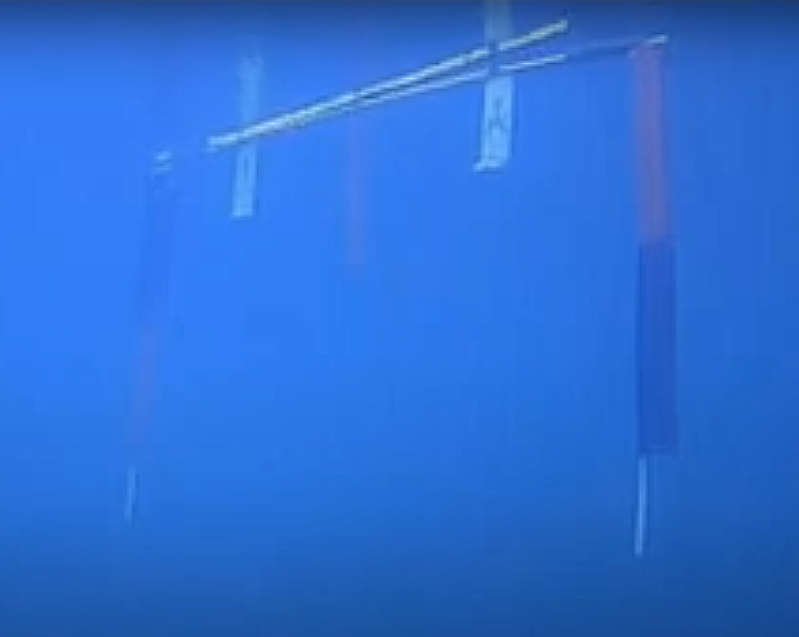
#> input picture gate1.png, 799 x 637 px, given in place of the camera
$ jupyter execute --allow-errors DragonVision_2023.ipynb   (older library calls are emulated)   (text cells are left out)
#> lines starting #> are read from the running program, lines starting #| are printed output that depends on the picture; after the words box and inside, x2 and y2 are one past the last pixel; in counts of white or black regions, pixels touching at a corner belong together; pictures that were not available may be replaced by others from this repository, and a replacement may not be noted
[cell 1]
# [5 lines of commented-out code are left out]
import numpy as np
import cv2
import math
import time

#[+------:
import sys

bgrRed= (0, 0, 255)
bgrGreen= (0, 255, 0)
bgrBlue= (255, 0, 0)
bgrCyan= (200, 200, 50)
bgrMagenta= (150, 40, 200)
bgrYellow= (75, 200, 255)
bgrOrange= (100, 100, 255)

[cell 2]
def stackImages(scale, imgArray):
    rows = len(imgArray)
    cols = len(imgArray[0])
    rowsAvailable = isinstance(imgArray[0], list)
    width =imgArray[0][0].shape[1]
    height = imgArray[0][0].shape[0]
    if rowsAvailable:
        for x in range (0, rows):
            for y in range(0, cols):
                if imgArray[x][y].shape[:2] == imgArray[0][0].shape[:2]:
                    imgArray[x][y] = cv2.resize(imgArray[x][y], (0,0), None, scale, scale)
                else:
                    imgArray[x][y] = cv2.resize(imgArray[x][y], (imgArray[0][0].shape[1], imgArray[0][0].shape[0]), None, scale, scale)
                if len(imgArray[x][y].shape) == 2: imgArray[x][y] = cv2.cvtColor(imgArray[x][y], cv2.COLOR_GRAY2BGR)
        imageBlank = np.zeros((height, width, 3), np.uint8)
        hor = [imageBlank]*rows
        hor_con = [imageBlank] *rows
        for x in range (0,rows):
            hor[x] = np.hstack(imgArray[x])
        ver = np.vstack(hor)
    else:
        for x in range(0,rows):
            if imgArray[x].shape[:2] == imgArray[0].shape[:2]:
                imgArray[x] = cv2.resize(imgArray[x], (0,0), None, scale, scale)
            else:
                imgArray[x] = cv2.resize(imgArray[x], (imgArray[0].shape[1], imgArray[0].shape[0]), None, scale, scale)
            if len(imgArray[x].shape) == 2: imgArray[x] = cv2.cvtColor(imgArray[x], cv2.COLOR_GRAY2BGR)
        hor = np.hstack(imgArray)
        ver = hor
    return ver

[cell 3]
current_yaw = 0
cv_image = 0
YAW_VARIANCE = .017

# [+]- Access the camera, the int parameter determines which camera you are using, may have to change in depending on what computer you run on
camNum= 2 #0,1,or 2
video_capture = cv2.VideoCapture(camNum)


#[+]- Each iteration of this loop processes a frame that is captured by the camera by applying a series of filters. Each filter is in intermediate step, the final image is the one which we annotate and extract information from.
while(True):
    # Capture the frames
    ret, frame = video_capture.read()
#> frame is the input picture: shape (637, 799, 3); mean B, G, R 212.9, 110.1, 43.9
    final = frame

    # change from bgr values to hsv values
    hsv = cv2.cvtColor(frame, cv2.COLOR_BGR2HSV)
#> hsv: shape (637, 799, 3); mean H, S, V 108.3, 202.7, 212.9

    # color bounds of color to be filtered out [+] correction: colors to be NOT filtered out
    # lower_color_bounds = np.array([0, 200, 0])
    # upper_color_bounds = np.array([255, 255, 255])
    lower_color_bounds = np.array([0, 100, 20])
    upper_color_bounds = np.array([30, 255, 255])


    # [+]- Filter 1: threshold shows in black the pixels being filtered out [+: show only the colors that are between the two bounds)
    threshold = cv2.inRange(hsv, lower_color_bounds, upper_color_bounds)
#> threshold: shape (637, 799); every value is 0

    #[+]- Filter 2:  erode to remove noise
    kernel = np.ones((10, 10), np.uint8)
    erode = cv2.erode(threshold, kernel)

    # get the contours, Each individual contour is a Numpy array of (x,y) coordinates of boundary points of the object
    contours = cv2.findContours(erode, cv2.RETR_EXTERNAL, cv2.CHAIN_APPROX_NONE)[0]
#> contours = []

    # create bounding boxes, creates an array of contour areas so that we can know which is th ebiggest
    contour_areas = [cv2.contourArea(x) for x in contours]
#> contour_areas = []

    # get the areas of each contour, returns a list of indeces for contour areas array
    contour_indexes = np.argsort(contour_areas)
#> contour_indexes = empty array

    # sort the indexes of the largest areas
    for i in contour_indexes[-2:]:  # only look at the two largest contours
        (x,y,w,h) = cv2.boundingRect(contours[i])  # get the location/dimensions of a bounding box for the contour: x,y=coordinates, w,h=dims
        cv2.rectangle(final, pt1=(x,y), pt2=(x+w,y+h), color=(255,0,0), thickness=5)  # draw the bounding box on the image

        # for visibility, we will place a background fill on the contour label
        text = "gatepost"
        text_size, _ = cv2.getTextSize(text, cv2.FONT_HERSHEY_PLAIN, 1, 1)
        text_w, text_h = text_size
        cv2.rectangle(final, pt1=(x, y), pt2=(x + text_w, y - 2*text_h), color=(255, 0, 0), thickness=-1)
        cv2.putText(final, "gatepost", org=(x, y-5), fontFace=cv2.FONT_HERSHEY_PLAIN, fontScale=1, color=(255, 255, 255), thickness=1)
#> this loop made 0 passes

    # [+]- Show each filter that is applied to the frame. Each filter is shown in a separate window
    # cv2.imshow('1 Gate: original frame',frame)
    cv2.imshow('2 Gate: threshold', threshold)
    cv2.imshow("3 Gate: eroded", erode)
    cv2.imshow("4 Gate: final", final)


    if cv2.waitKey(1) & 0xFF == ord('q'):
#> (key q is pressed here)
        break
cv2.destroyAllWindows()

[cell 4]
current_yaw = 0
cv_image = 0
YAW_VARIANCE = .017

# [+]- Access the camera, the int parameter determines which camera you are using, may have to change in depending on what computer you run on
video_capture = cv2.VideoCapture(1)
# video_capture = cv2.VideoCapture(1)
# video_capture = cv2.VideoCapture(2)

# # color bounds of color to be [NOT] filtered out, by default it filters out light colors so that it can identif
lower_value_bounds = np.array([0, 0, 0])
upper_value_bounds = np.array([255, 255, 45])


#[+:]-- -------------------------------------------------//
lower_value_bounds2 = np.array([0, 0, 0])
upper_value_bounds2 = np.array([255, 255, 80])
clk= 0
clkRate= 9
clkLim= clkRate*255
#-------------------------------------------------------//

dilateKernel = np.ones((5, 5), np.uint8)
erodeKernel = np.ones((10, 10), np.uint8)
erodeKernel2= np.ones((6, 6), np.uint8)
blurnel = (5, 5)


while(True):
    # Capture the frames
    ret, img_frame = video_capture.read()
    img_final = img_frame

    # change from bgr values to hsv values
    img_hsv = cv2.cvtColor(img_frame, cv2.COLOR_BGR2HSV)


    # threshold shows in black the pixels being filtered out
    img_threshold = cv2.inRange(img_hsv, lower_value_bounds, upper_value_bounds)

    #  [+:] -- Use this to find the ideal value range, which changes depending on the lighting ----------//
    tick= clk//clkRate
    # img_threshold = cv2.inRange(img_hsv, np.array([0, 0, 0]), np.array([255, 255, tick]))
    # cv2.putText(img_final, "[:+:] CLK: "+ str(tick), org=(10, 20), fontFace=cv2.FONT_HERSHEY_DUPLEX, fontScale=.7, color=(200, 150, 0), thickness=2)
    # clk+= 1
    # if clk>clkLim: clk=0
    #-----------------------------------------------------------------------------------------------------//

    # dilate to combine contours
    img_dilate = cv2.dilate(img_threshold, dilateKernel, iterations=3)

    # erode to remove noise
    img_erode = cv2.erode(img_dilate, erodeKernel, iterations=2)

    # blur to smooth edges so circle detection is easier
    img_blur = cv2.blur(img_erode, ksize= blurnel)

    # detect circles
    circles = cv2.HoughCircles(img_blur, cv2.HOUGH_GRADIENT, 1, 20,
                  param1=30,  # edge detection parameter
                  param2=30,  # accumulator threshold, or how circley the circles need to be to be recognized (higher=more circlely)
                  minRadius=0,
                  maxRadius=100)
#> circles = None

    # if a circle is identified
    if (type(circles)) is np.ndarray:
        # draw the circles
        circle_radii = [x[2] for x in circles[0]]  # get the radii of each contour
        circle_indexes = np.argsort(circle_radii)  # sort by largest radius
        for i in circle_indexes[-2:]:  # only contour at the largest circles
            circle = circles[0][i]  # get the largest circle
            cv2.circle(img_final, center=(int(circle[0]), int(circle[1])), radius=int(circle[2]), color=(100, 0, 255), thickness=2)  # draw the circle on the image
            # make the text centered
            # text = "police buoy"
            text = " --  -- "
            text_size, _ = cv2.getTextSize(text, cv2.FONT_HERSHEY_PLAIN, 1, 1)  # get the text size
            text_w, text_h = text_size  # get the text width/height
            cv2.putText(img_final, text, org=(int(circle[0])-text_w, int(circle[1])+(text_h//2)+8), fontFace=cv2.FONT_HERSHEY_PLAIN, fontScale=2, color=(100, 0, 255), thickness=2)


    #[:+:]===============================================================================================================================================[:+:]
    clkRate= 1
    #[+]-------- ----------------------------------------------------------------------------//
    img_threshold2 = cv2.inRange(img_hsv, np.array([0, 0, 0]), np.array([255, 255, 80]))
    cv2.putText(img_final, ("[:+:] CLK: "+ str(tick)), org=(10, 20), fontFace=cv2.FONT_HERSHEY_DUPLEX, fontScale=.7, color=(100, 255, 100), thickness=2)
    clk+= 1
    if clk>clkLim: clk=0
    #----------------------------------------------------------------------------------------//

    img_erode2 = cv2.erode(img_threshold2, erodeKernel2, iterations=1)

    dilateKernel2 = np.ones((5, 5), np.uint8)

    img_dilate2 = cv2.dilate(img_erode2, dilateKernel2, iterations=3)

    img_blur2 = cv2.blur(img_erode2, ksize=blurnel)

    circles2 = cv2.HoughCircles(img_blur2, cv2.HOUGH_GRADIENT, 1, 20,
                  param1=30,  # edge detection parameter
                  param2=30,  # accumulator threshold, or how circley the circles need to be to be recognized (higher=more circlely)
                  minRadius=0,
                  maxRadius=100)
#> circles2 = None

#[+:] --- Circle Array # 2 -----------------------------------------
    if (type(circles2)) is np.ndarray:
        circle_radii = [x[2] for x in circles2[0]]
        circle_indexes = np.argsort(circle_radii)
        for i in circle_indexes[-2:]:
            circle = circles2[0][i]
            cv2.circle(img_final, center=(int(circle[0]), int(circle[1])), radius=int(circle[2])+25, color=(200, 150, 0), thickness=2)
            text = "[:+:]"
            text_size, _ = cv2.getTextSize(text, cv2.FONT_HERSHEY_DUPLEX, 1, 1)
            text_w, text_h = text_size
            cv2.putText(img_final, text, org=(int(circle[0])-text_w, int(circle[1])+text_h), fontFace=cv2.FONT_HERSHEY_DUPLEX, fontScale=2, color=(200, 150, 0), thickness=2)
# [16 lines of commented-out code are left out]
    cv2.imshow('3 Buoy: threshold2', img_threshold2)
    cv2.imshow("4 Buoy: dilated2", img_dilate2)
    cv2.imshow("5 Buoy: eroded2", img_erode2)
    cv2.imshow("6 Buoy: blur2", img_blur2)
    #::-----------------------------------------------------:+]
    cv2.imshow("7 Buoy: final2", img_final)


    if cv2.waitKey(1) & 0xFF == ord('q'):
#> (key q is pressed here)
        break
cv2.destroyAllWindows()

[cell 5]
import numpy as np
import cv2

current_yaw = 0
cv_image = 0
YAW_VARIANCE = .017

# [+]- Access the camera, the int parameter determines which camera you are using, may have to change in depending on what computer you run on
video_capture = cv2.VideoCapture(0)
# video_capture = cv2.VideoCapture(1)
# video_capture = cv2.VideoCapture(2)

lower_value_bounds = np.array([0, 0, 0])
upper_value_bounds = np.array([255, 255, 75])

houghParam1=40
houghParam2=45
# houghParam1=15
# houghParam2=30

#[+:]-- -------------------------------------------------//
clk= 0
clkRate= 1
clkLim= clkRate*255
#-------------------------------------------------------//


kernel_sqr = np.ones((1,1), np.uint8)
kernel_3x1= np.ones((3,1), np.uint8)
kernel_1x3= np.ones((1,3), np.uint8)
blurnel = (2, 2)
while(True):
    ret, img_frame = video_capture.read()
    img_final = img_frame

    # [+:]--- Use this to find the ideal value range, which changes depending on the lighting ---------------------//
    tick= clk//clkRate + 1
    cv2.putText(img_final, "[:+:] CLK: "+ str(tick), org=(10, 20), fontFace=cv2.FONT_HERSHEY_DUPLEX, fontScale=.7, color=(200, 0, 255), thickness=2)
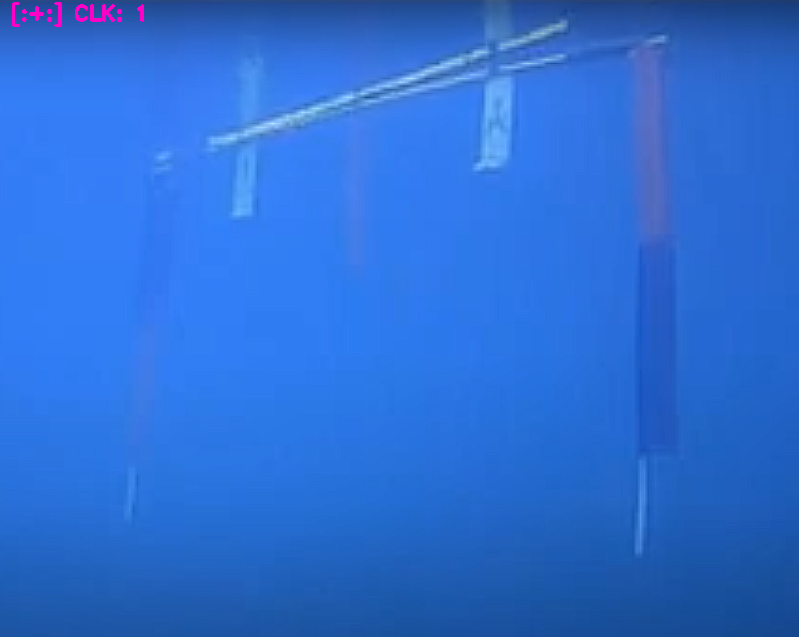
#> img_final: shape (637, 799, 3); mean B, G, R 213, 110, 44.3
    clk+= 1
    if clk>clkLim: clk=0
    #--------------------------------------------------------------------------------------------------------------//

    # #[::+::]======================Debug================|+|+|+|
    # clkRate= 1
    # upper_value_bounds = np.array([255, 255, 75])
    # # [\\+\\]===========================================|-|-|-|


    img_hsv = cv2.cvtColor(img_frame, cv2.COLOR_BGR2HSV)
#> img_hsv: shape (637, 799, 3); mean H, S, V 108.3, 202.8, 213.1
    img_threshold = cv2.inRange(img_hsv, lower_value_bounds, upper_value_bounds)
    img_dilate = cv2.dilate(img_threshold, kernel_1x3, iterations=4)
    img_erode = cv2.erode(img_dilate, kernel_1x3, iterations=4)
    img_blur = cv2.blur(img_erode, ksize= blurnel)

    circles = cv2.HoughCircles(img_blur, cv2.HOUGH_GRADIENT, 1, 20,
                  param1=houghParam1,  # edge detection parameter
                  param2=houghParam2,  # accumulator threshold, or how circley the circles need to be to be recognized (higher=more circlely)
                  minRadius=0,
                  maxRadius=100)

    if (type(circles)) is np.ndarray:
        circle_radii = [x[2] for x in circles[0]]
        circle_indexes = np.argsort(circle_radii)
        for i in circle_indexes[-2:]:
            circle = circles[0][i]
            cv2.circle(img_final, center=(int(circle[0]), int(circle[1])), radius=int(circle[2]+20), color=bgrOrange, thickness=2)
            text = " -- -- "
            text_size, _ = cv2.getTextSize(text, cv2.FONT_HERSHEY_PLAIN, 1, 1)  # get the text size
            text_w, text_h = text_size  # get the text width/height
            cv2.putText(img_final, text, org=(int(circle[0])-text_w, int(circle[1])+(text_h//2)+7), fontFace=cv2.FONT_HERSHEY_PLAIN, fontScale=2, color=bgrOrange, thickness=2)

    # cv2.imshow('2 Circle_1: hsv', img_hsv)
    cv2.imshow('3 Circle_1: threshold', img_threshold)
    cv2.imshow("4 Circle1_: dilated", img_dilate)
    cv2.imshow("5 Circle_1: eroded", img_erode)
    cv2.imshow("6 Circle_1: blur", img_blur)
    cv2.imshow("7 Circle_1: final", img_final)

    if cv2.waitKey(1) & 0xFF == ord('q'):
#> (key q is pressed here)
#> `img_threshold = cv2.inRange(img_hsv, lower_value_bounds, upper_value_b..`:
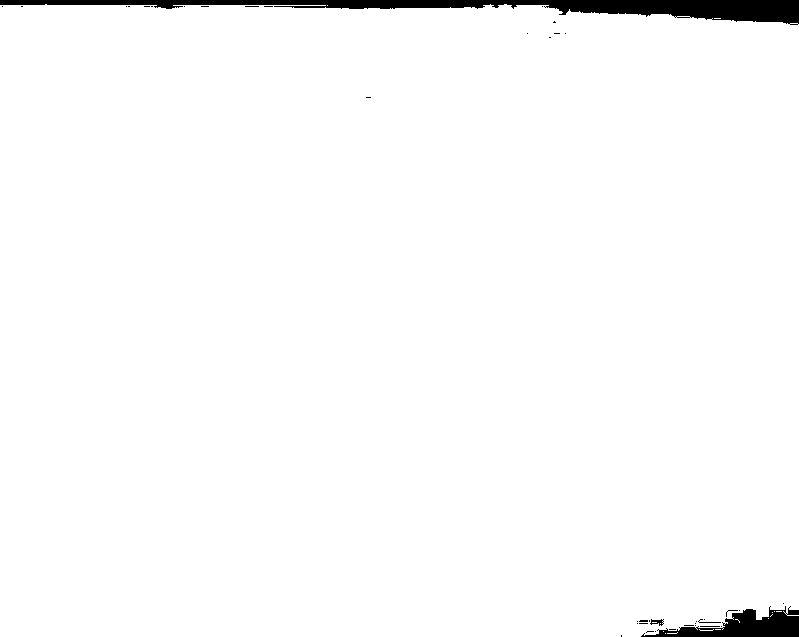
#> img_threshold: shape (637, 799); 98% white; 40 black regions (35 under 20 px), largest, box (x1, y1, x2, y2) and area: (0, 0, 799, 25) 7608, (641, 606, 799, 637) 2337, (650, 619, 664, 626) 52, (698, 619, 721, 623) 27, (700, 626, 720, 627) 20
#> `img_erode = cv2.erode(img_threshold, erodeKernel, iterations=1)`:
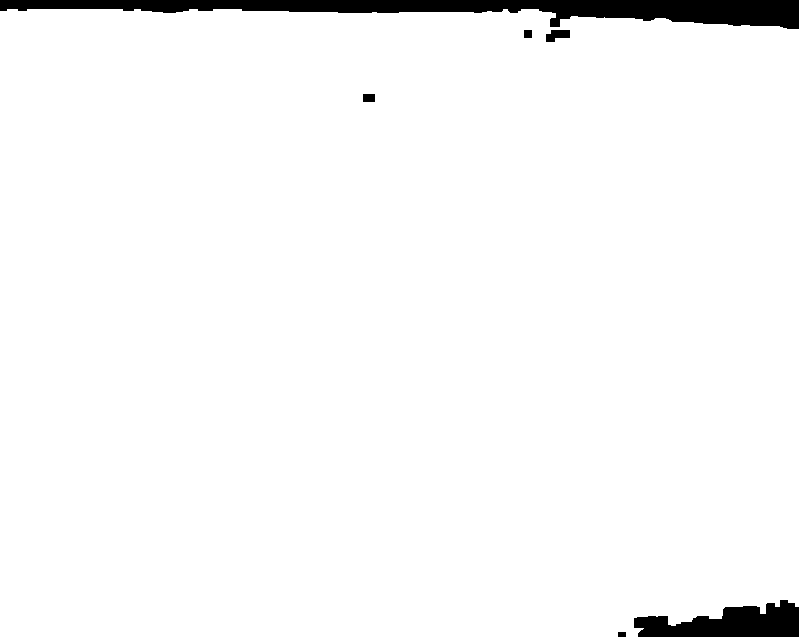
#> img_erode: shape (637, 799); 96.9% white; 6 black regions, box (x1, y1, x2, y2) and area: (0, 0, 799, 29) 11489, (634, 600, 799, 637) 3932, (546, 30, 570, 42) 208, (363, 94, 375, 102) 96, (524, 30, 532, 38) 64, (618, 632, 626, 637) 40
#> `img_dilate = cv2.dilate(img_erode, kernel_sqr6, iterations=1)`:
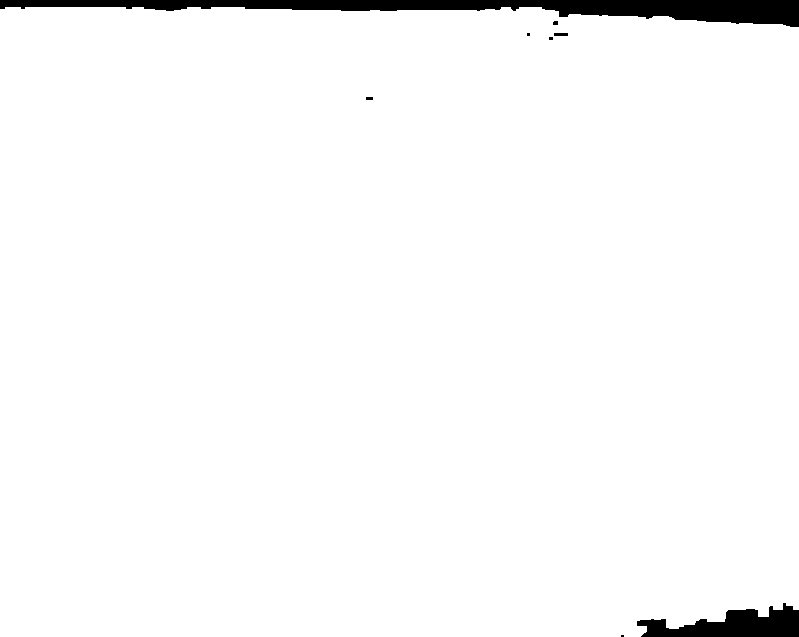
#> img_dilate: shape (637, 799); 97.5% white; 8 black regions (4 under 20 px), largest, box (x1, y1, x2, y2) and area: (0, 0, 799, 27) 9597, (637, 603, 799, 637) 3153, (554, 33, 568, 36) 42, (366, 97, 373, 100) 21
#> (the rest of the program and of its run is left out)
